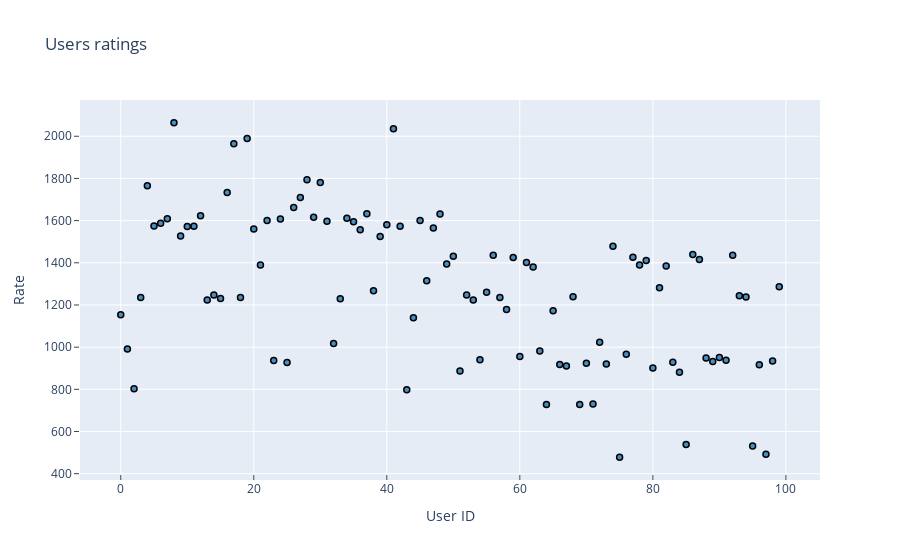

Here is the notebook cell this chart was saved with:
### Code cell
# create trace1 
trace1 = go.Scatter(
                y = df.rate,
                x = df.index,
                mode = 'markers',
                marker = dict(color = 'rgba(31, 119, 180, 0.8)',
                              line=dict(color='rgb(0,0,0)',width=1.5))
            )
layout = dict(barmode = 'group',title = 'Users ratings',
             xaxis= dict(title= 'User ID',ticklen= 5,zeroline= False, ticks="inside"), 
             yaxis = dict(title = 'Rate', ticklen = 5, zeroline = False, ticks="outside"))
data = [trace1]

fig = {'data': data, 'layout': layout}
iplot(fig)

### Figure 1 — Plotly figure (JSON) as saved in the notebook; plotly's stock layout.template omitted (floating-point values rounded to 4 significant figures)
{"data": [{"marker": {"color": "rgba(31, 119, 180, 0.8)", "line": {"color": "rgb(0,0,0)", "width": 1.5}}, "mode": "markers", "type": "scatter", "x": [0, 1, 2, 3, 4, 5, 6, 7, 8, 9, 10, 11, 12, 13, 14, 15, 16, 17, 18, 19, 20, 21, 22, 23, 24, 25, 26, 27, 28, 29, 30, 31, 32, 33, 34, 35, 36, 37, 38, 39, 40, 41, 42, 43, 44, 45, 46, 47, 48, 49, 50, 51, 52, 53, 54, 55, 56, 57, 58, 59, 60, 61, 62, 63, 64, 65, 66, 67, 68, 69, 70, 71, 72, 73, 74, 75, 76, 77, 78, 79, 80, 81, 82, 83, 84, 85, 86, 87, 88, 89, 90, 91, 92, 93, 94, 95, 96, 97, 98, 99], "y": [1154, 991, 803, 1236, 1765, 1574, 1587, 1609, 2064, 1527, 1572, 1573, 1623, 1224, 1247, 1231, 1733, 1964, 1235, 1989, 1560, 1390, 1600, 937, 1608, 927, 1662, 1710, 1794, 1616, 1781, 1597, 1017, 1230, 1611, 1595, 1557, 1633, 1268, 1525, 1580, 2036, 1573, 798, 1140, 1601, 1315, 1565, 1631, 1394, 1431, 887, 1247, 1223, 940, 1260, 1436, 1236, 1179, 1425, 956, 1401, 1380, 982, 728, 1173, 918, 911, 1239, 728, 924, 730, 1023, 920, 1478, 478, 966, 1426, 1389, 1411, 901, 1282, 1385, 929, 881, 539, 1439, 1416, 949, 932, 951, 938, 1436, 1244, 1238, 531, 917, 492, 934, 1287]}], "layout": {"barmode": "group", "title": {"text": "Users ratings"}, "xaxis": {"ticklen": 5, "ticks": "inside", "title": {"text": "User ID"}, "zeroline": false}, "yaxis": {"ticklen": 5, "ticks": "outside", "title": {"text": "Rate"}, "zeroline": false}}}
